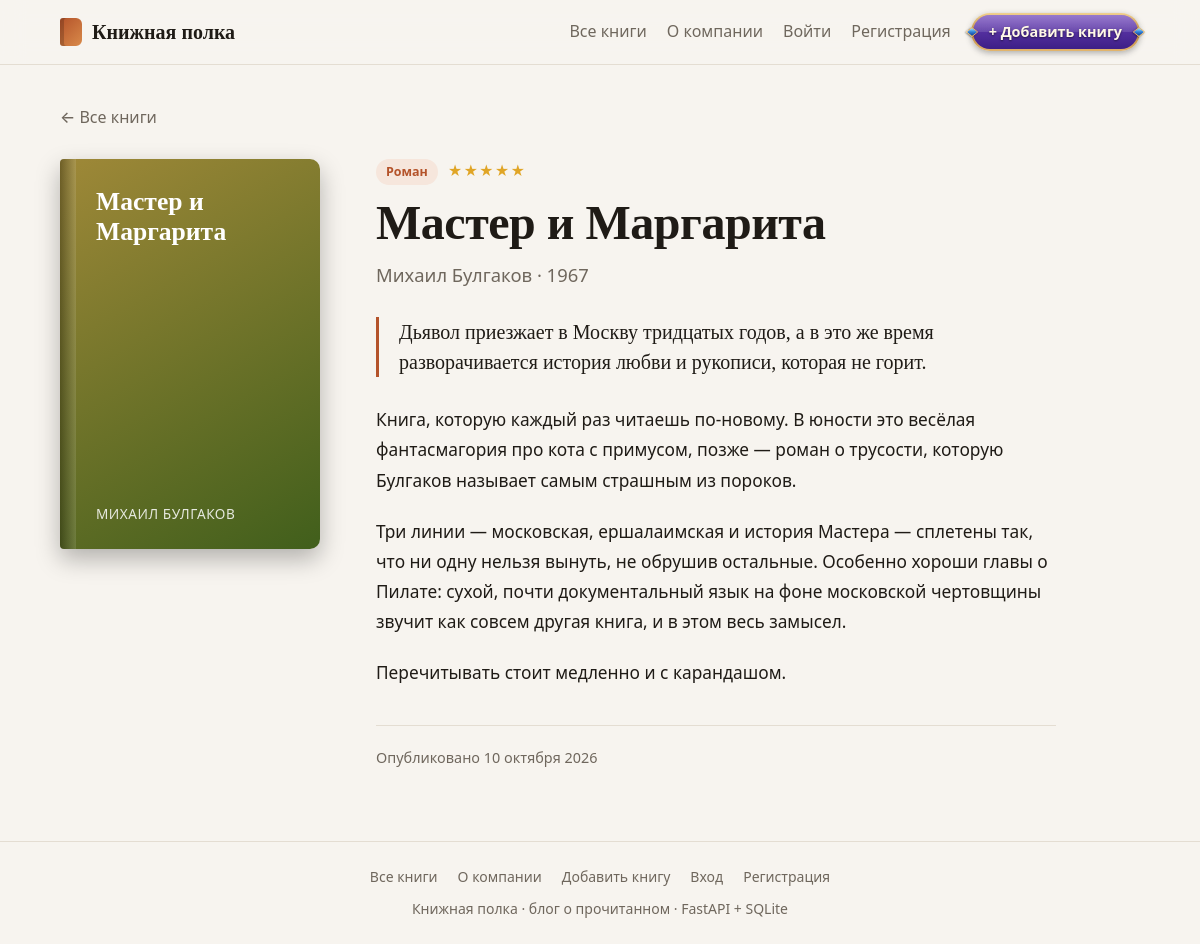
Screenshot of /books/1 with the database file from the repository.
### tables this page shows
CREATE TABLE books (
    id          INTEGER PRIMARY KEY AUTOINCREMENT,
    title       TEXT    NOT NULL,
    author      TEXT    NOT NULL,
    year        INTEGER,
    genre       TEXT    NOT NULL DEFAULT '',
    rating      INTEGER NOT NULL DEFAULT 0,
    description TEXT    NOT NULL DEFAULT '',
    content     TEXT    NOT NULL DEFAULT '',
    created_at  TEXT    NOT NULL,
    updated_at  TEXT    NOT NULL
);

### main.py (the view)
@app.get("/books/{book_id}", response_class=HTMLResponse)
def view_book(request: Request, book_id: BookId):
    book = get_book_or_404(book_id)
    return templates.TemplateResponse(request, "book.html", {"book": book})

### templates/book.html (shortened to what this page needs)
{% extends "base.html" %}
{% from "_macros.html" import cover, stars %}
{% block content %}
<a class="back-link" href="/"><span aria-hidden="true">←</span> Все книги</a>
<article class="book">
    <aside class="book-side">
        {{ cover(book, large=True) }}
    </aside>
    <div class="book-main">
        <div class="card-meta">
            {% if book.genre %}<span class="tag">{{ book.genre }}</span>{% endif %}
            {{ stars(book.rating) }}
        </div>
        <h1 class="book-title">{{ book.title }}</h1>
        <p class="book-author">
            {{ book.author }}{% if book.year %} · {{ book.year }}{% endif %}
        </p>
        {% if book.description %}
        <p class="book-lead">{{ book.description }}</p>
        {% endif %}
        {% if book.content %}
        <div class="prose">
            {% for paragraph in book.content.split("\n\n") %}
            {% if paragraph.strip() %}<p>{{ paragraph }}</p>{% endif %}
            {% endfor %}
        </div>
        {% else %}
        <p class="muted">Заметок об этой книге пока нет.</p>
        {% endif %}
        <p class="book-dates muted">
            Опубликовано {{ book.created_at|date }}
        </p>
    </div>
</article>
{% endblock %}

### templates/_macros.html (shortened to what this page needs)
{% macro cover(book, large=False) %}
<div class="cover{% if large %} cover-large{% endif %}" style="--hue: {{ (book.id * 47) % 360 }}" aria-hidden="true">
    <span class="cover-title">{{ book.title }}</span>
    <span class="cover-author">{{ book.author }}</span>
</div>
{% endmacro %}
{% macro stars(rating) %}
{% if rating %}
<span class="stars" title="Оценка: {{ rating }} из 5">
    <span class="stars-on">{{ "★" * rating }}</span>
</span>
{% endif %}
{% endmacro %}

### static/style.css (style rules this page uses)
:root { --bg: #f7f4ef; --surface: #ffffff; --surface-2: #f1ece4; --text: #1f1b16; --muted: #6f675d; --border: #e4ddd2; --accent: #b4532a; --accent-hover: #963f1c; --accent-soft: #f6e6dc; --on-accent: #ffffff; --danger: #b3261e; --danger-soft: #fbe9e7; --star: #e0a526; --shadow: 0 1px 2px rgba(31, 27, 22, .05), 0 8px 24px rgba(31, 27, 22, .07); --shadow-hover: 0 2px 4px rgba(31, 27, 22, .06), 0 18px 40px rgba(31, 27, 22, .13); --radius: 16px; --font-sans: "Segoe UI Variable Text", "Segoe UI", system-ui, -apple-system, Roboto, "Helvetica Neue", Arial, sans-serif; --font-serif: "Iowan Old Style", "Palatino Linotype", Palatino, Georgia, "Times New Roman", serif; color-scheme: light; }
*, *::before, *::after { box-sizing: border-box; }
body { margin: 0; min-height: 100vh; display: flex; flex-direction: column; background: var(--bg); color: var(--text); font-family: var(--font-sans); font-size: 16px; line-height: 1.6; -webkit-font-smoothing: antialiased; }
a { color: var(--accent); text-decoration: none; }
h1, h2 { font-family: var(--font-serif); font-weight: 700; line-height: 1.15; letter-spacing: -.01em; margin: 0; text-wrap: balance; }
h1, h2, .tag, .card-author, .card-text, .book-author, .book-lead { overflow-wrap: anywhere; }
.muted { color: var(--muted); }
.card-meta { display: flex; align-items: center; flex-wrap: wrap; gap: 10px; margin-bottom: 10px; font-size: .875rem; }
.tag { padding: 3px 10px; border-radius: 999px; background: var(--accent-soft); color: var(--accent); font-size: .78rem; font-weight: 600; }
.stars { letter-spacing: 1px; white-space: nowrap; }
.stars-on { color: var(--star); }
.cover { position: relative; display: flex; flex-direction: column; justify-content: space-between; width: 150px; aspect-ratio: 2 / 3; padding: 16px 14px 14px 22px; overflow: hidden; border-radius: 4px 10px 10px 4px; color: #fff; background: linear-gradient(150deg, hsl(var(--hue) 48% 42%), hsl(calc(var(--hue) + 40) 55% 24%)); box-shadow: 0 10px 24px rgba(0, 0, 0, .28); }
.cover::before { content: ""; position: absolute; inset: 0 auto 0 0; width: 10px; background: linear-gradient(90deg, rgba(0, 0, 0, .3), rgba(255, 255, 255, .12)); }
.cover-title { font-family: var(--font-serif); font-size: 1rem; font-weight: 700; line-height: 1.2; overflow-wrap: anywhere; display: -webkit-box; -webkit-line-clamp: 5; line-clamp: 5; -webkit-box-orient: vertical; overflow: hidden; }
.cover-author { flex-shrink: 0; font-size: .7rem; letter-spacing: .04em; text-transform: uppercase; opacity: .85; overflow-wrap: anywhere; display: -webkit-box; -webkit-line-clamp: 3; line-clamp: 3; -webkit-box-orient: vertical; overflow: hidden; }
.cover-large { width: 100%; max-width: 260px; padding: 28px 24px 24px 36px; }
.cover-large::before { width: 16px; }
.cover-large .cover-title { font-size: 1.6rem; }
.cover-large .cover-author { font-size: .85rem; }
.back-link { display: inline-block; margin-bottom: 28px; color: var(--muted); font-weight: 500; }
.book { display: grid; grid-template-columns: 260px minmax(0, 1fr); gap: 56px; align-items: start; }
.book-side { position: sticky; top: 96px; display: flex; flex-direction: column; gap: 24px; }
.book-main { max-width: 680px; }
.book-title { font-size: clamp(2rem, 4.5vw, 3rem); }
.book-author { margin: 10px 0 0; color: var(--muted); font-size: 1.15rem; font-weight: 500; }
.book-lead { margin: 28px 0 0; padding-left: 20px; border-left: 3px solid var(--accent); font-family: var(--font-serif); font-size: 1.25rem; line-height: 1.5; }
.prose { margin-top: 28px; font-size: 1.08rem; line-height: 1.75; }
.prose p { margin: 0 0 1.2em; white-space: pre-line; overflow-wrap: anywhere; }
.book-dates { margin: 36px 0 0; padding-top: 20px; border-top: 1px solid var(--border); font-size: .9rem; }

### rows the page displays
books: title "Мастер и Маргарита", author "МИХАИЛ БУЛГАКОВ", genre "Роман", author "Михаил Булгаков", year "1967", description "Дьявол приезжает в Москву тридцатых годов, а в это же время разворачивается история любви и рукописи, которая не горит.", created_at "10 октября 2026"

### other values shown
{{ "★" * rating }} "★★★★★"
{{ paragraph }} "Книга, которую каждый раз читаешь по-новому. В юности это весёлая фантасмагория про кота с примусом, позже — роман о трусости, которую Булгаков называет самым страшным из пороков." "Перечитывать стоит медленно и с карандашом."
